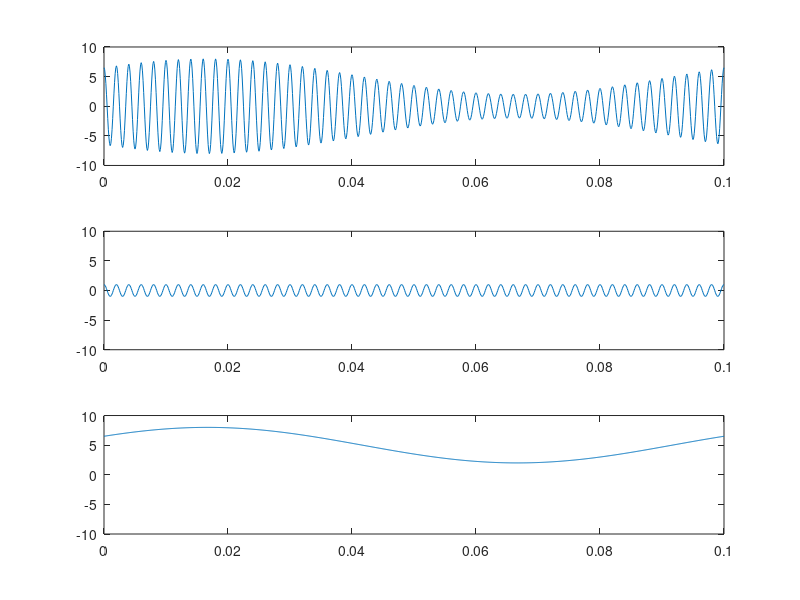

The MATLAB script that drew this image:
t = linspace(0, 0.1, 1001);
x = (cos(2*pi*500.*t)).*(5+3*cos(2*pi*10.*t-(pi/3)));
c = cos(2*pi*500*t);
m = 5+3*cos(2*pi*10*t-(pi/3)); %%Also include DC

subplot(3, 1, 1); plot(t, x); ylim([-10,10]);
subplot(3, 1, 2); plot(t, c); ylim([-10,10]);
subplot(3, 1, 3); plot(t, m); ylim([-10,10]);